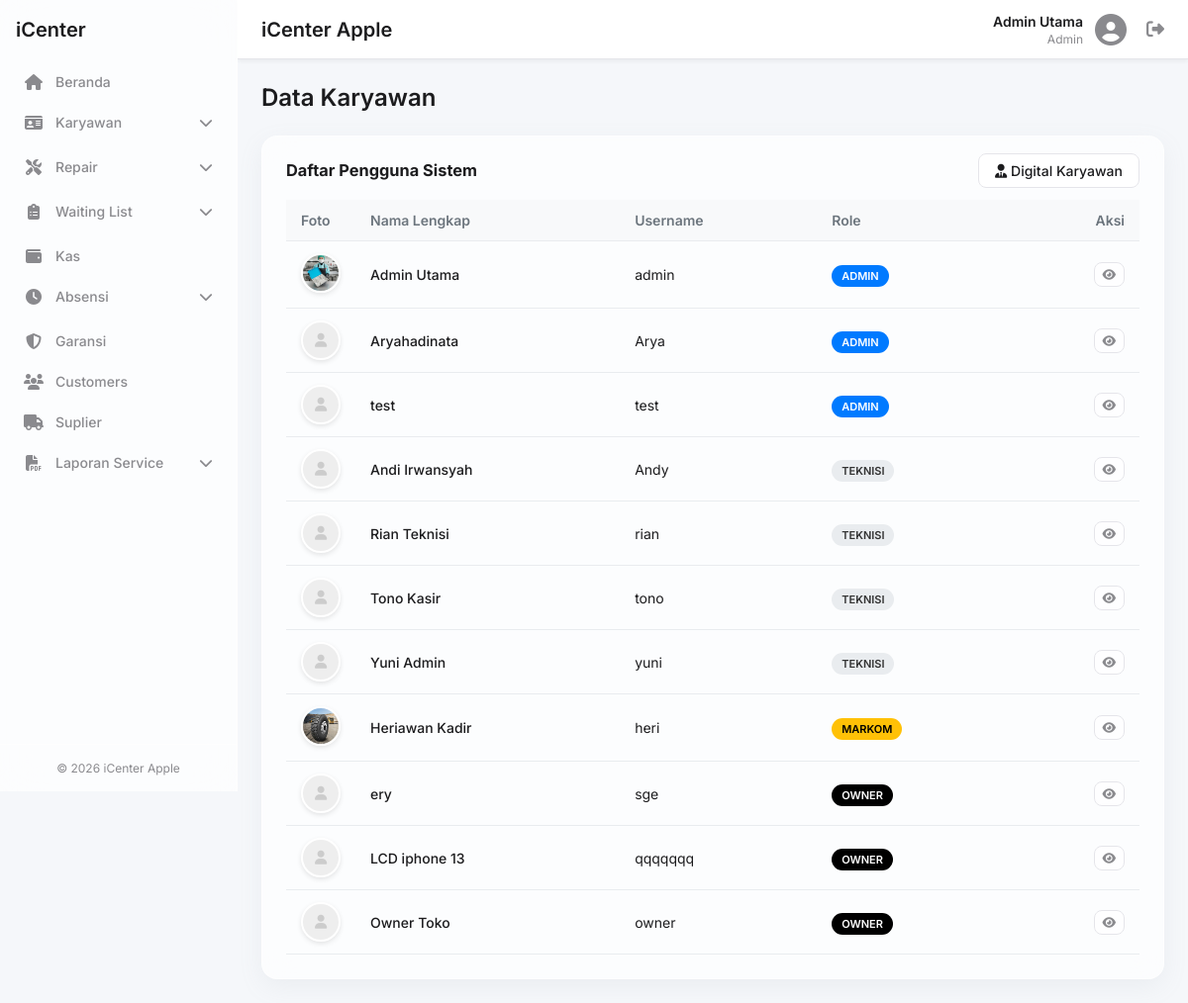
The page /employees.php (signed in) on the database its author committed.
### tables this page shows
CREATE TABLE `users` (
  `id` bigint(20) UNSIGNED NOT NULL,
  `nama` varchar(100) DEFAULT NULL,
  `username` varchar(50) DEFAULT NULL,
  `password` text DEFAULT NULL,
  `role` enum('Admin','Teknisi','Front Desk','Markom','Manager','Owner') NOT NULL,
  `foto` varchar(255) DEFAULT NULL,
  `qr_token` varchar(255) DEFAULT NULL,
  `created_at` timestamp NULL DEFAULT current_timestamp()
);

### employees.php (the view, shortened to what this page needs)
<?php
require_once 'includes/header.php';
$users = [];
$res = $conn->query("SELECT * FROM users ORDER BY role ASC, nama ASC");
while($row = $res->fetch_assoc()) {
    $users[] = $row;
}
?>
<h1 class="page-title">Data Karyawan</h1>
<div class="glass-effect data-table-container">
    <div class="table-header">
        <h3>Daftar Pengguna Sistem</h3>
        <div class="d-flex" style="gap: 10px;">
            <a href="digital_karyawan.php" class="btn btn-secondary"><i class="fas fa-user-tie"></i> Digital Karyawan</a>
        </div>
    </div>
    <table class="data-table">
        <thead>
            <tr>
                <th width="60">Foto</th>
                <th>Nama Lengkap</th>
                <th>Username</th>
                <th>Role</th>
                <th class="text-right">Aksi</th>
            </tr>
        </thead>
        <tbody>
            <?php foreach($users as $u): ?>
            <tr>
                <td>
                    <?php if(!empty($u['foto']) && file_exists($u['foto'])): ?>
                        <img src="<?php echo htmlspecialchars($u['foto']); ?>" class="avatar-small">
                    <?php else: ?>
                        <div class="avatar-small" style="background:#eee; display:flex; align-items:center; justify-content:center; color:#ccc;">
                            <i class="fas fa-user"></i>
                        </div>
                    <?php endif; ?>
                </td>
                <td style="font-weight: 500;"><?php echo htmlspecialchars($u['nama']); ?></td>
                <td><?php echo htmlspecialchars($u['username']); ?></td>
                <td>
                    <span class="role-badge role-<?php echo strtolower($u['role']); ?>">
                        <?php echo ucfirst($u['role']); ?>
                    </span>
                </td>
                <td class="text-right">
                    <button class="btn btn-tertiary btn-sm" onclick="showQR('<?php echo $u['nama']; ?>', '<?php echo $u['qr_token']; ?>')" title="Lihat ID Card">
                        <i class="fas fa-eye"></i>
                    </button>
                </td>
            </tr>
            <?php endforeach; ?>
        </tbody>
    </table>
</div>
<?php require_once 'includes/footer.php'; ?>

### assets/css/style.css (style rules this page uses)
:root { --bg-primary: #f5f7fa; --glass-bg: rgba(255, 255, 255, 0.7); --glass-border: rgba(255, 255, 255, 0.4); --shadow-color: rgba(149, 157, 165, 0.1); --text-primary: #1c1c1e; --text-secondary: #8a8a8e; --accent-primary: #007aff; --accent-success: #34c759; --accent-danger: #ff3b30; --accent-warning: #ff9500; --font-family: 'Inter', -apple-system, BlinkMacSystemFont, "Segoe UI", Roboto, Helvetica, Arial, sans-serif; --border-color: #e5e5ea; }
* { margin: 0; padding: 0; box-sizing: border-box; }
body { font-family: var(--font-family); background-color: var(--bg-primary); color: var(--text-primary); font-size: 14px; overflow-x: hidden; }
a { text-decoration: none; color: inherit; }
button { font-family: inherit; background: none; border: none; cursor: pointer; }
.glass-effect { background: var(--glass-bg); backdrop-filter: blur(15px); -webkit-backdrop-filter: blur(15px); border-radius: 16px; border: 1px solid var(--glass-border); box-shadow: 0 8px 24px 0 var(--shadow-color); }
.page-title { font-size: 24px; font-weight: 600; margin-bottom: 24px; color: var(--text-primary); }
.btn { padding: 8px 16px; border-radius: 8px; font-weight: 500; transition: all 0.2s; border: 1px solid transparent; }
.btn-secondary { background-color: #fff; border-color: var(--border-color); color: var(--text-primary); }
.btn-tertiary { background-color: rgba(255,255,255,0.5); border-color: var(--border-color); color: var(--text-secondary); font-size: 12px; padding: 4px 8px; }
.text-right { text-align: right !important; }

### employees.php (style rules this page uses)
.data-table-container { padding: 24px; }
.table-header { display: flex; justify-content: space-between; align-items: center; margin-bottom: 20px; }
.data-table { width: 100%; border-collapse: collapse; }
.data-table th, .data-table td { padding: 12px 15px; text-align: left; border-bottom: 1px solid #e9ecef; vertical-align: middle; }
.data-table th { background: #f8f9fa; font-weight: 600; color: #6c757d; }
.avatar-small { width: 40px; height: 40px; border-radius: 50%; object-fit: cover; border: 2px solid #fff; box-shadow: 0 2px 5px rgba(0,0,0,0.1); }
.role-badge { padding: 4px 10px; border-radius: 20px; font-size: 11px; font-weight: 600; text-transform: uppercase; }
.role-owner { background: #000; color: #fff; }
.role-admin { background: var(--accent-primary); color: #fff; }
.role-teknisi { background: #e9ecef; color: #333; }
.role-markom { background: #ffc107; color: #000; }

### rows shown on the page
users: foto (picture), nama "Admin Utama", username "admin", role "ADMIN"
users: nama "Aryahadinata", username "Arya", role "ADMIN"
users: nama "test", username "test", role "ADMIN"
users: nama "Andi Irwansyah", username "Andy", role "TEKNISI"
users: nama "Rian Teknisi", username "rian", role "TEKNISI"
users: nama "Tono Kasir", username "tono", role "TEKNISI"
users: nama "Yuni Admin", username "yuni", role "TEKNISI"
users: foto (picture), nama "Heriawan Kadir", username "heri", role "MARKOM"
users: nama "ery", username "sge", role "OWNER"
users: nama "LCD iphone 13", username "qqqqqqq", role "OWNER"
users: nama "Owner Toko", username "owner", role "OWNER"

### other values the page prints
$_SESSION['nama'] "Admin Utama"
$_SESSION['role'] "Admin"
